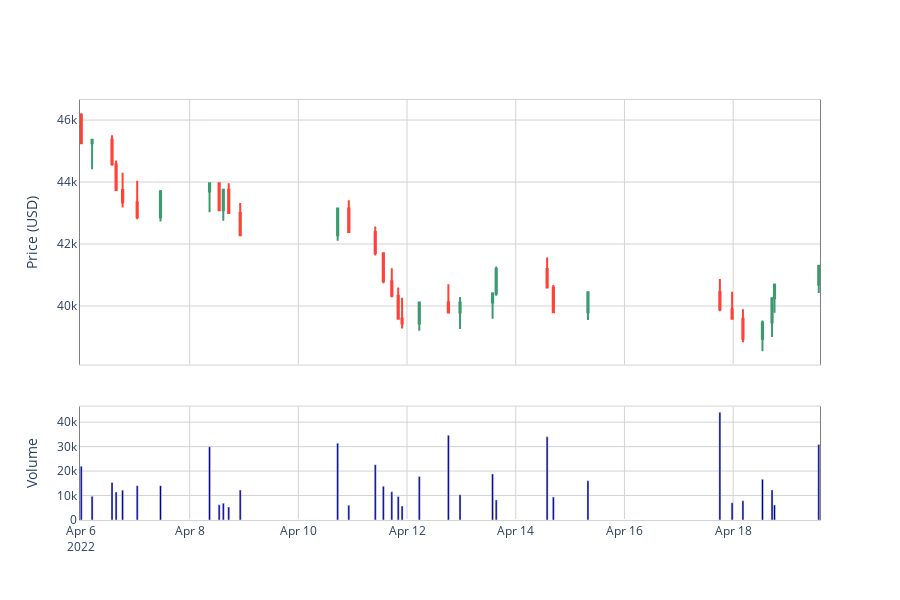

Notebook source saved alongside this figure:
### Code cell
plot_candlestick_with_volume(btc_cumsum_subset, 'btc_cusum002')
